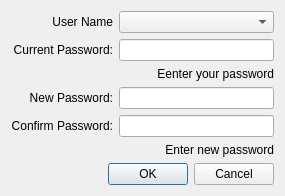
<?xml version="1.0" encoding="UTF-8"?>
<ui version="4.0">
 <class>ChangePasswordDialog</class>
 <widget class="QDialog" name="ChangePasswordDialog">
  <property name="geometry">
   <rect>
    <x>0</x>
    <y>0</y>
    <width>285</width>
    <height>183</height>
   </rect>
  </property>
  <property name="windowTitle">
   <string>Change Password</string>
  </property>
  <layout class="QVBoxLayout" name="verticalLayout">
   <item>
    <layout class="QGridLayout" name="gridLayout_2">
     <item row="0" column="0">
      <widget class="QLabel" name="label">
       <property name="text">
        <string>User Name</string>
       </property>
       <property name="alignment">
        <set>Qt::AlignRight|Qt::AlignTrailing|Qt::AlignVCenter</set>
       </property>
      </widget>
     </item>
     <item row="3" column="0">
      <widget class="QLabel" name="label_3">
       <property name="text">
        <string>New Password:</string>
       </property>
       <property name="alignment">
        <set>Qt::AlignRight|Qt::AlignTrailing|Qt::AlignVCenter</set>
       </property>
      </widget>
     </item>
     <item row="1" column="0">
      <widget class="QLabel" name="label_2">
       <property name="text">
        <string>Current Password:</string>
       </property>
       <property name="alignment">
        <set>Qt::AlignRight|Qt::AlignTrailing|Qt::AlignVCenter</set>
       </property>
      </widget>
     </item>
     <item row="2" column="0" colspan="2">
      <widget class="QLabel" name="labelValidateCurrPW">
       <property name="sizePolicy">
        <sizepolicy hsizetype="Preferred" vsizetype="Fixed">
         <horstretch>0</horstretch>
         <verstretch>0</verstretch>
        </sizepolicy>
       </property>
       <property name="text">
        <string>Eenter your password</string>
       </property>
       <property name="alignment">
        <set>Qt::AlignRight|Qt::AlignTrailing|Qt::AlignVCenter</set>
       </property>
      </widget>
     </item>
     <item row="3" column="1">
      <widget class="QLineEdit" name="editNewPW"/>
     </item>
     <item row="4" column="1">
      <widget class="QLineEdit" name="editVerifyPW"/>
     </item>
     <item row="4" column="0">
      <widget class="QLabel" name="label_4">
       <property name="text">
        <string>Confirm Password:</string>
       </property>
       <property name="alignment">
        <set>Qt::AlignRight|Qt::AlignTrailing|Qt::AlignVCenter</set>
       </property>
      </widget>
     </item>
     <item row="0" column="1">
      <widget class="QComboBox" name="comboAccount"/>
     </item>
     <item row="1" column="1">
      <widget class="QLineEdit" name="editCurrPW"/>
     </item>
     <item row="5" column="0" colspan="2">
      <widget class="QLabel" name="labelValidateNewPW">
       <property name="sizePolicy">
        <sizepolicy hsizetype="Preferred" vsizetype="Fixed">
         <horstretch>0</horstretch>
         <verstretch>0</verstretch>
        </sizepolicy>
       </property>
       <property name="text">
        <string>Enter new password</string>
       </property>
       <property name="alignment">
        <set>Qt::AlignRight|Qt::AlignTrailing|Qt::AlignVCenter</set>
       </property>
      </widget>
     </item>
    </layout>
   </item>
   <item>
    <widget class="QDialogButtonBox" name="buttonBox">
     <property name="orientation">
      <enum>Qt::Horizontal</enum>
     </property>
     <property name="standardButtons">
      <set>QDialogButtonBox::Cancel|QDialogButtonBox::Ok</set>
     </property>
    </widget>
   </item>
  </layout>
 </widget>
 <layoutdefault spacing="6" margin="11"/>
 <resources/>
 <connections/>
</ui>
